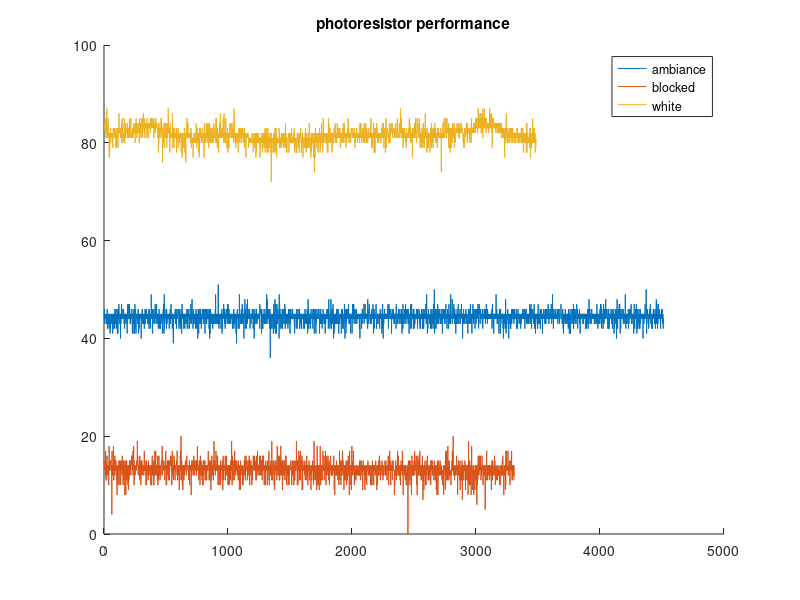

This figure's MATLAB source:
%% clear all

clc; clear; close all;

%% Photo Resistor data

phores_ambiance = csvread("phores-ambiance.csv");
phores_blocked = csvread("phores-blocked.csv");
phores_white = csvread("phores-white-paper.csv");

figure
hold on;
plot(phores_ambiance)
plot(phores_blocked)
plot(phores_white)
title("photoresistor performance")

legend("ambiance","blocked","white")

disp("These data are much cleaner & thusly don't need as much analysis as the whisker_data.")
